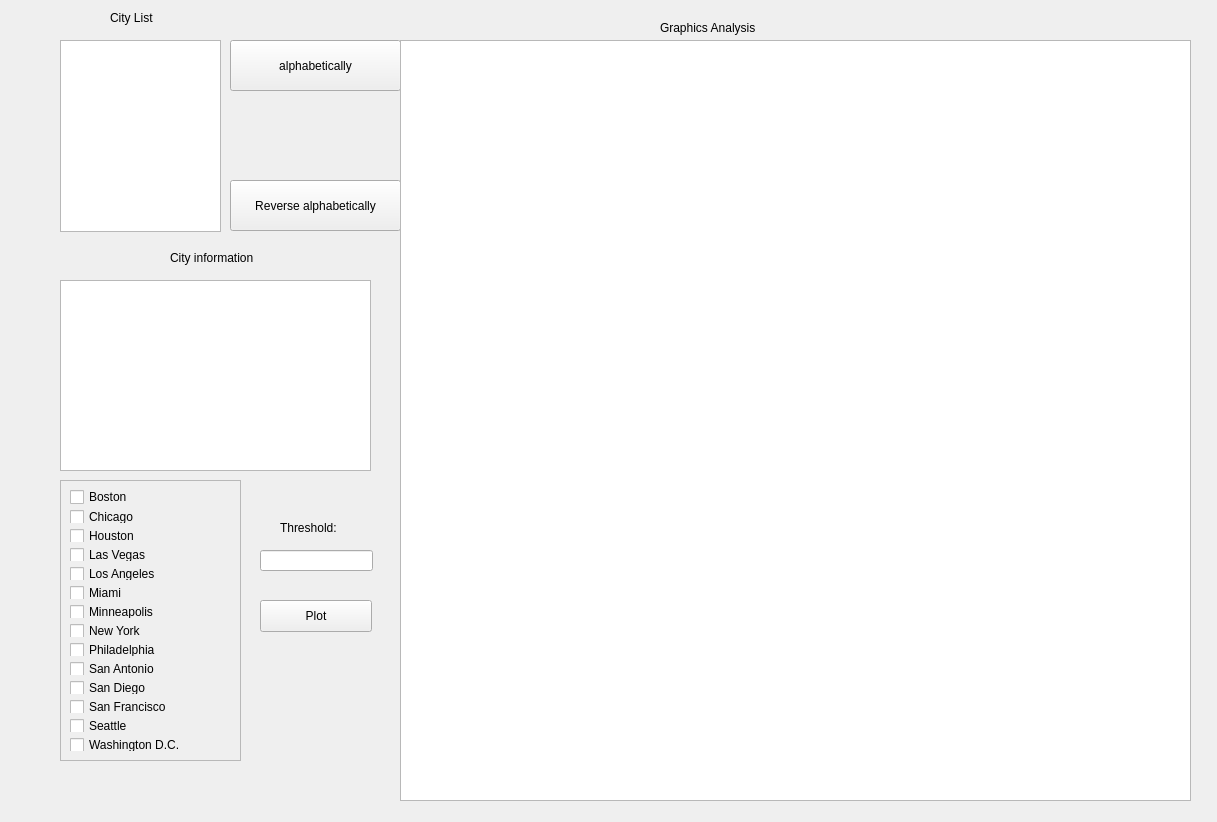
<?xml version="1.0" encoding="UTF-8"?>
<ui version="4.0">
 <class>Form</class>
 <widget class="QWidget" name="Form">
  <property name="geometry">
   <rect>
    <x>0</x>
    <y>0</y>
    <width>1217</width>
    <height>822</height>
   </rect>
  </property>
  <property name="windowTitle">
   <string>Form</string>
  </property>
  <widget class="QLabel" name="City_label">
   <property name="geometry">
    <rect>
     <x>110</x>
     <y>10</y>
     <width>58</width>
     <height>16</height>
    </rect>
   </property>
   <property name="text">
    <string>City List</string>
   </property>
  </widget>
  <widget class="QPushButton" name="alpha_button">
   <property name="geometry">
    <rect>
     <x>230</x>
     <y>40</y>
     <width>171</width>
     <height>51</height>
    </rect>
   </property>
   <property name="text">
    <string>alphabetically</string>
   </property>
  </widget>
  <widget class="QPushButton" name="reverse_button">
   <property name="geometry">
    <rect>
     <x>230</x>
     <y>180</y>
     <width>171</width>
     <height>51</height>
    </rect>
   </property>
   <property name="text">
    <string>Reverse alphabetically</string>
   </property>
  </widget>
  <widget class="QTextBrowser" name="city_info_text">
   <property name="geometry">
    <rect>
     <x>60</x>
     <y>280</y>
     <width>311</width>
     <height>191</height>
    </rect>
   </property>
  </widget>
  <widget class="QListView" name="city_list">
   <property name="geometry">
    <rect>
     <x>60</x>
     <y>40</y>
     <width>161</width>
     <height>192</height>
    </rect>
   </property>
  </widget>
  <widget class="QLabel" name="Information_label">
   <property name="geometry">
    <rect>
     <x>170</x>
     <y>250</y>
     <width>101</width>
     <height>16</height>
    </rect>
   </property>
   <property name="text">
    <string>City information</string>
   </property>
  </widget>
  <widget class="QScrollArea" name="scrollArea">
   <property name="geometry">
    <rect>
     <x>60</x>
     <y>480</y>
     <width>181</width>
     <height>281</height>
    </rect>
   </property>
   <property name="widgetResizable">
    <bool>true</bool>
   </property>
   <widget class="QWidget" name="scrollAreaWidgetContents">
    <property name="geometry">
     <rect>
      <x>0</x>
      <y>0</y>
      <width>179</width>
      <height>279</height>
     </rect>
    </property>
    <property name="minimumSize">
     <size>
      <width>150</width>
      <height>250</height>
     </size>
    </property>
    <layout class="QVBoxLayout" name="verticalLayout">
     <item>
      <widget class="QCheckBox" name="checkBox_1">
       <property name="text">
        <string>Boston</string>
       </property>
      </widget>
     </item>
     <item>
      <widget class="QCheckBox" name="checkBox_2">
       <property name="text">
        <string>Chicago</string>
       </property>
      </widget>
     </item>
     <item>
      <widget class="QCheckBox" name="checkBox_3">
       <property name="text">
        <string>Houston</string>
       </property>
      </widget>
     </item>
     <item>
      <widget class="QCheckBox" name="checkBox_4">
       <property name="text">
        <string>Las Vegas</string>
       </property>
      </widget>
     </item>
     <item>
      <widget class="QCheckBox" name="checkBox_5">
       <property name="text">
        <string>Los Angeles</string>
       </property>
      </widget>
     </item>
     <item>
      <widget class="QCheckBox" name="checkBox_6">
       <property name="text">
        <string>Miami</string>
       </property>
      </widget>
     </item>
     <item>
      <widget class="QCheckBox" name="checkBox_7">
       <property name="text">
        <string>Minneapolis</string>
       </property>
      </widget>
     </item>
     <item>
      <widget class="QCheckBox" name="checkBox_8">
       <property name="text">
        <string>New York</string>
       </property>
      </widget>
     </item>
     <item>
      <widget class="QCheckBox" name="checkBox_9">
       <property name="text">
        <string>Philadelphia</string>
       </property>
      </widget>
     </item>
     <item>
      <widget class="QCheckBox" name="checkBox_10">
       <property name="text">
        <string>San Antonio</string>
       </property>
      </widget>
     </item>
     <item>
      <widget class="QCheckBox" name="checkBox_11">
       <property name="text">
        <string>San Diego</string>
       </property>
      </widget>
     </item>
     <item>
      <widget class="QCheckBox" name="checkBox_12">
       <property name="text">
        <string>San Francisco</string>
       </property>
      </widget>
     </item>
     <item>
      <widget class="QCheckBox" name="checkBox_13">
       <property name="text">
        <string>Seattle</string>
       </property>
      </widget>
     </item>
     <item>
      <widget class="QCheckBox" name="checkBox_14">
       <property name="text">
        <string>Washington D.C.</string>
       </property>
      </widget>
     </item>
    </layout>
   </widget>
  </widget>
  <widget class="QLineEdit" name="threshold_line">
   <property name="geometry">
    <rect>
     <x>260</x>
     <y>550</y>
     <width>113</width>
     <height>21</height>
    </rect>
   </property>
  </widget>
  <widget class="QLabel" name="Threshold_label">
   <property name="geometry">
    <rect>
     <x>280</x>
     <y>520</y>
     <width>71</width>
     <height>16</height>
    </rect>
   </property>
   <property name="text">
    <string>Threshold:</string>
   </property>
  </widget>
  <widget class="QPushButton" name="Plot_button">
   <property name="geometry">
    <rect>
     <x>260</x>
     <y>600</y>
     <width>112</width>
     <height>32</height>
    </rect>
   </property>
   <property name="text">
    <string>Plot</string>
   </property>
  </widget>
  <widget class="QGraphicsView" name="graphics_View">
   <property name="geometry">
    <rect>
     <x>400</x>
     <y>40</y>
     <width>791</width>
     <height>761</height>
    </rect>
   </property>
  </widget>
  <widget class="QLabel" name="label">
   <property name="geometry">
    <rect>
     <x>660</x>
     <y>20</y>
     <width>111</width>
     <height>16</height>
    </rect>
   </property>
   <property name="text">
    <string>Graphics Analysis</string>
   </property>
  </widget>
 </widget>
 <resources/>
 <connections/>
</ui>
